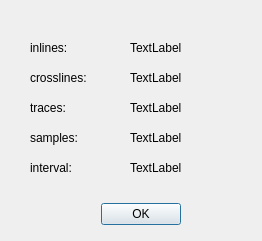
<?xml version="1.0" encoding="UTF-8"?>
<ui version="4.0">
 <class>Dialog_info</class>
 <widget class="QDialog" name="Dialog_info">
  <property name="geometry">
   <rect>
    <x>0</x>
    <y>0</y>
    <width>262</width>
    <height>241</height>
   </rect>
  </property>
  <property name="windowTitle">
   <string>FileInfo</string>
  </property>
  <widget class="QLabel" name="label">
   <property name="geometry">
    <rect>
     <x>30</x>
     <y>40</y>
     <width>72</width>
     <height>15</height>
    </rect>
   </property>
   <property name="text">
    <string>inlines:</string>
   </property>
  </widget>
  <widget class="QLabel" name="label_inlines">
   <property name="geometry">
    <rect>
     <x>130</x>
     <y>40</y>
     <width>261</width>
     <height>16</height>
    </rect>
   </property>
   <property name="text">
    <string>TextLabel</string>
   </property>
  </widget>
  <widget class="QLabel" name="label_crosslines">
   <property name="geometry">
    <rect>
     <x>130</x>
     <y>70</y>
     <width>261</width>
     <height>16</height>
    </rect>
   </property>
   <property name="text">
    <string>TextLabel</string>
   </property>
  </widget>
  <widget class="QLabel" name="label_2">
   <property name="geometry">
    <rect>
     <x>30</x>
     <y>70</y>
     <width>91</width>
     <height>16</height>
    </rect>
   </property>
   <property name="text">
    <string>crosslines:</string>
   </property>
  </widget>
  <widget class="QLabel" name="label_3">
   <property name="geometry">
    <rect>
     <x>30</x>
     <y>100</y>
     <width>91</width>
     <height>16</height>
    </rect>
   </property>
   <property name="text">
    <string>traces:</string>
   </property>
  </widget>
  <widget class="QLabel" name="label_traces">
   <property name="geometry">
    <rect>
     <x>130</x>
     <y>100</y>
     <width>261</width>
     <height>16</height>
    </rect>
   </property>
   <property name="text">
    <string>TextLabel</string>
   </property>
  </widget>
  <widget class="QLabel" name="label_4">
   <property name="geometry">
    <rect>
     <x>30</x>
     <y>130</y>
     <width>91</width>
     <height>16</height>
    </rect>
   </property>
   <property name="text">
    <string>samples:</string>
   </property>
  </widget>
  <widget class="QLabel" name="label_samples">
   <property name="geometry">
    <rect>
     <x>130</x>
     <y>130</y>
     <width>261</width>
     <height>16</height>
    </rect>
   </property>
   <property name="text">
    <string>TextLabel</string>
   </property>
  </widget>
  <widget class="QLabel" name="label_5">
   <property name="geometry">
    <rect>
     <x>30</x>
     <y>160</y>
     <width>91</width>
     <height>16</height>
    </rect>
   </property>
   <property name="text">
    <string>interval:</string>
   </property>
  </widget>
  <widget class="QLabel" name="label_interval">
   <property name="geometry">
    <rect>
     <x>130</x>
     <y>160</y>
     <width>261</width>
     <height>16</height>
    </rect>
   </property>
   <property name="text">
    <string>TextLabel</string>
   </property>
  </widget>
  <widget class="QDialogButtonBox" name="buttonBox">
   <property name="geometry">
    <rect>
     <x>90</x>
     <y>200</y>
     <width>91</width>
     <height>28</height>
    </rect>
   </property>
   <property name="standardButtons">
    <set>QDialogButtonBox::Ok</set>
   </property>
  </widget>
 </widget>
 <resources/>
 <connections/>
</ui>
